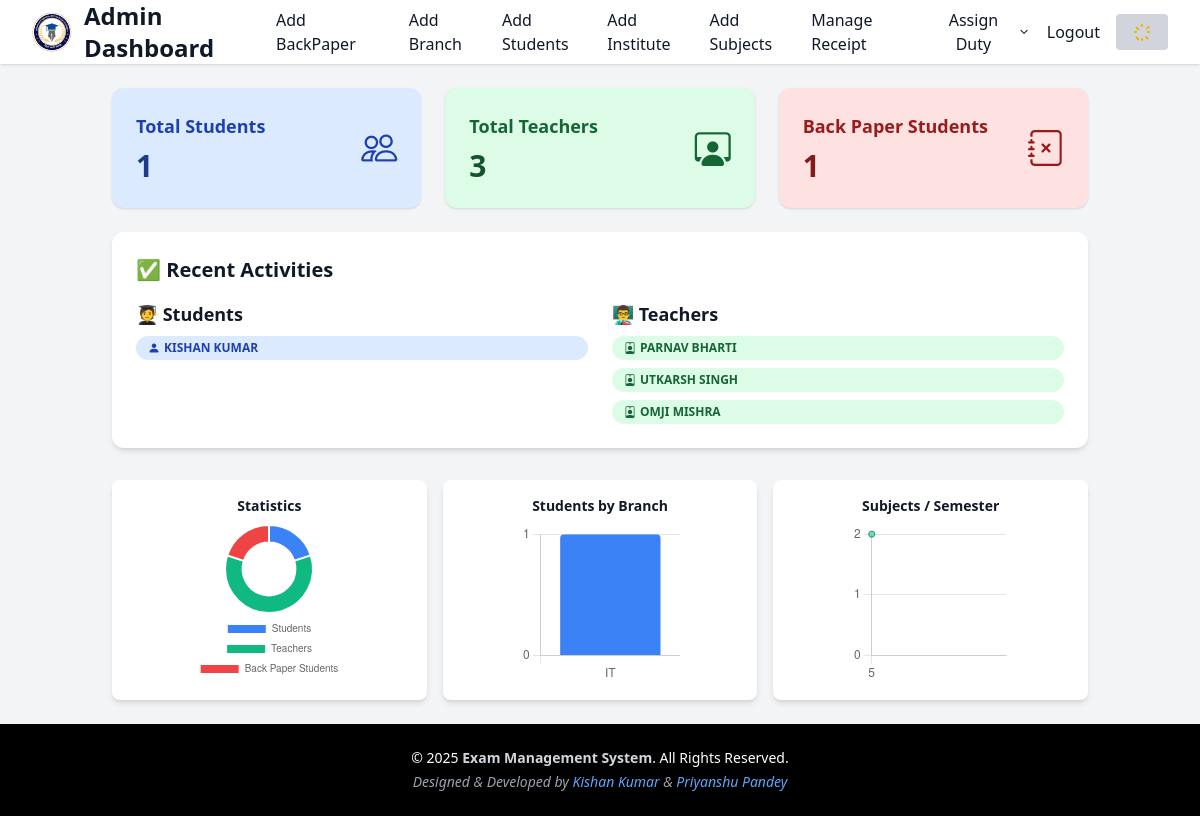
The page /admin on the database its author committed.
### adminPanel/models.py (models this page shows, shortened)
class Student(models.Model):
    user = models.OneToOneField(User, on_delete=models.CASCADE, related_name='admin_student')
    enrollment = models.CharField(max_length=20, unique=True)
    name = models.CharField(max_length=100)
    branch = models.ForeignKey(Department, on_delete=models.CASCADE)
    semester = models.IntegerField()
    college = models.ForeignKey(Institute, on_delete=models.CASCADE)
    email = models.EmailField()
    mobile = models.CharField(max_length=15)
    gender = models.CharField(max_length=10)
    father_name = models.CharField(max_length=100)
    mother_name = models.CharField(max_length=100)
    father_mobile = models.CharField(max_length=15)
    blood_group = models.CharField(max_length=5)
    profile_pic = models.ImageField(upload_to='profile_pics/', default='student.png')

class Teacher(models.Model):
    name = models.CharField(max_length=100)

### adminPanel/views.py (the view)
# urls.py: path('admin', views.admin_dashboard, name='admin'),
def admin_dashboard(request):
    student_count = Student.objects.count()
    teacher_count = Teacher.objects.count()
    backpaper_student_count = StudentSubject.objects.values('student').distinct().count()
    branches = Student.objects.values_list('branch__name', flat=True).distinct()
    branch_labels = list(branches)
    branch_counts = [Student.objects.filter(branch__name=branch).count() for branch in branch_labels]
    semesters = Subject.objects.values_list('semester', flat=True).distinct()
    semester_labels = sorted(set(semesters))
    subject_counts = [Subject.objects.filter(semester=sem).count() for sem in semester_labels]
    reminders = []
    pending_payments = FeeReceipt.objects.filter(status='pending').count()
    if pending_payments > 0:
        reminders.append(f"{pending_payments} student payment(s) pending")
    recent_students = Student.objects.all().order_by('-id')[:5]
    recent_teachers = Teacher.objects.all().order_by('-id')[:5]
    return render(request, 'adminPanel/index.html', {
        'student_count': student_count,
        'teacher_count': teacher_count,
        'backpaper_student_count': backpaper_student_count,
        'branch_labels': branch_labels,
        'branch_counts': branch_counts,
        'semester_labels': semester_labels,
        'subject_counts': subject_counts,
        'reminders': reminders,
        'recent_students': recent_students,
        'recent_teachers': recent_teachers,
    })

### templates/adminPanel/index.html (shortened to what this page needs)
{% extends 'adminPanel/base.html' %}
{% load static %}
{% block content %}
<div class="grid grid-cols-1 sm:grid-cols-2 lg:grid-cols-3 gap-6 mb-6">
    <div class="bg-blue-100 p-6 rounded-xl shadow hover:shadow-lg transition-all duration-300 flex items-center justify-between">
        <div>
            <h3 class="text-lg font-semibold text-blue-800 mb-2">
                Total Students</h3>
            <p class="text-3xl font-bold text-blue-900">{{ student_count }}</p>
        </div>
        <i class="bi bi-people text-4xl text-blue-800"></i>
    </div>
    <div class="bg-green-100 p-6 rounded-xl shadow hover:shadow-lg transition-all duration-300 flex items-center justify-between">
        <div>
            <h3 class="text-lg font-semibold text-green-800 mb-2">Total Teachers</h3>
            <p class="text-3xl font-bold text-green-900">{{ teacher_count }}</p>
        </div>
        <i class="bi bi-person-workspace text-4xl text-green-800"></i>
    </div>
    <div class="bg-red-100 p-6 rounded-xl shadow hover:shadow-lg transition-all duration-300 flex items-center justify-between">
        <div>
            <h3 class="text-lg font-semibold text-red-800 mb-2">Back Paper Students</h3>
            <p class="text-3xl font-bold text-red-900">{{ backpaper_student_count }}</p>
        </div>
        <i class="bi bi-journal-x text-4xl text-red-800"></i>
    </div>
</div>
<div class="bg-white p-6 rounded-xl shadow-md mt-6">
    <h3 class="text-xl font-semibold mb-4">✅ Recent Activities</h3>
    <div class="grid grid-cols-1 md:grid-cols-2 gap-6">
        <div>
            <h4 class="font-semibold text-lg mb-2">🧑‍🎓 Students</h4>
            <ul class="space-y-2">
                {% for student in recent_students %}
                    <li>
                        <span class=" bg-blue-100 text-blue-800 text-xs font-semibold px-3 py-1 rounded-full flex items-center gap-1">
                            <i class="bi bi-person-fill"></i> {{ student.name }}
                        </span>
                    </li>
                {% empty %}
                    <li class="text-gray-500 text-sm">No recent students.</li>
                {% endfor %}
            </ul>
        </div>
        <div>
            <h4 class="font-semibold text-lg mb-2">👨‍🏫 Teachers</h4>
            <ul class="space-y-2">
                {% for teacher in recent_teachers %}
                    <li>
                        <span class=" bg-green-100 text-green-800 text-xs font-semibold px-3 py-1 rounded-full flex items-center gap-1">
                            <i class="bi bi-person-badge"></i> {{ teacher.name }}
                        </span>
                    </li>
                {% empty %}
                    <li class="text-gray-500 text-sm">No recent teachers.</li>
                {% endfor %}
            </ul>
        </div>
    </div>
</div>
<div class="grid grid-cols-1 md:grid-cols-3 gap-4 mt-8">
    <div class="bg-white p-4 rounded-lg shadow-md flex flex-col items-center">
        <h3 class="text-sm font-semibold mb-2 text-center">Statistics</h3>
        <div class="w-40 h-40">
            <canvas id="statsChart"></canvas>
        </div>
    </div>
    <div class="bg-white p-4 rounded-lg shadow-md flex flex-col items-center">
        <h3 class="text-sm font-semibold mb-2 text-center">Students by Branch</h3>
        <div class="w-40 h-40">
            <canvas id="branchChart"></canvas>
        </div>
    </div>
    <div class="bg-white p-4 rounded-lg shadow-md flex flex-col items-center">
        <h3 class="text-sm font-semibold mb-2 text-center">Subjects / Semester</h3>
        <div class="w-40 h-40">
            <canvas id="semesterChart"></canvas>
        </div>
    </div>
</div>
<script>
    // PIE CHART
    const statsChart = new Chart(document.getElementById('statsChart'), {
        type: 'doughnut',
        data: {
            labels: ['Students', 'Teachers', 'Back Paper Students'],
            datasets: [{
                data: [{{ student_count }}, {{ teacher_count }}, {{ backpaper_student_count }}],
                backgroundColor: ['#3B82F6', '#10B981', '#EF4444'],
                borderColor: '#ffffff',
                borderWidth: 2
            }]
        },
        options: {
            responsive: true,
            maintainAspectRatio: false,
            cutout: '60%',
            plugins: {
                legend: {
                    position: 'bottom',
                    labels: { font: { size: 10 } }
                }
            }
        }
    });
    // BAR CHART - BRANCH
    new Chart(document.getElementById('branchChart'), {
        type: 'bar',
        data: {
            labels: {{ branch_labels|safe }},
            datasets: [{
                label: 'Students',
                data: {{ branch_counts|safe }},
                backgroundColor: '#3B82F6',
                borderRadius: 4
            }]
        },
        options: {
            responsive: true,
            maintainAspectRatio: false,
            plugins: { legend: { display: false } },
            scales: {
                y: {
                    beginAtZero: true,
                    ticks: { stepSize: 1 }
                }
            }
        }
    });
    // LINE CHART - SEMESTER
    new Chart(document.getElementById('semesterChart'), {
        type: 'line',
        data: {
            labels: {{ semester_labels|safe }},
            datasets: [{
                label: 'Subjects',
                data: {{ subject_counts|safe }},
                backgroundColor: 'rgba(16, 185, 129, 0.5)',
                borderColor: 'rgba(5, 150, 105, 1)',
                fill: true,
                tension: 0.4
            }]
        },
        options: {
            responsive: true,
            maintainAspectRatio: false,
            plugins: { legend: { display: false } },
            scales: {
                y: {
                    beginAtZero: true,
                    ticks: { stepSize: 1 }
                }
            }
        }
    });
</script>
{% endblock %}

### rows shown on the page
Student: name "KISHAN KUMAR"
Teacher: name "PARNAV BHARTI"
Teacher: name "UTKARSH SINGH"
Teacher: name "OMJI MISHRA"

### other values the page prints
{{ student_count }} "1"
{{ teacher_count }} "3"
{{ backpaper_student_count }} "1"
chart data {{ student_count }} 1
chart data {{ teacher_count }} 3
chart data {{ backpaper_student_count }} 1
chart data {{ branch_labels|safe }} ['IT']
